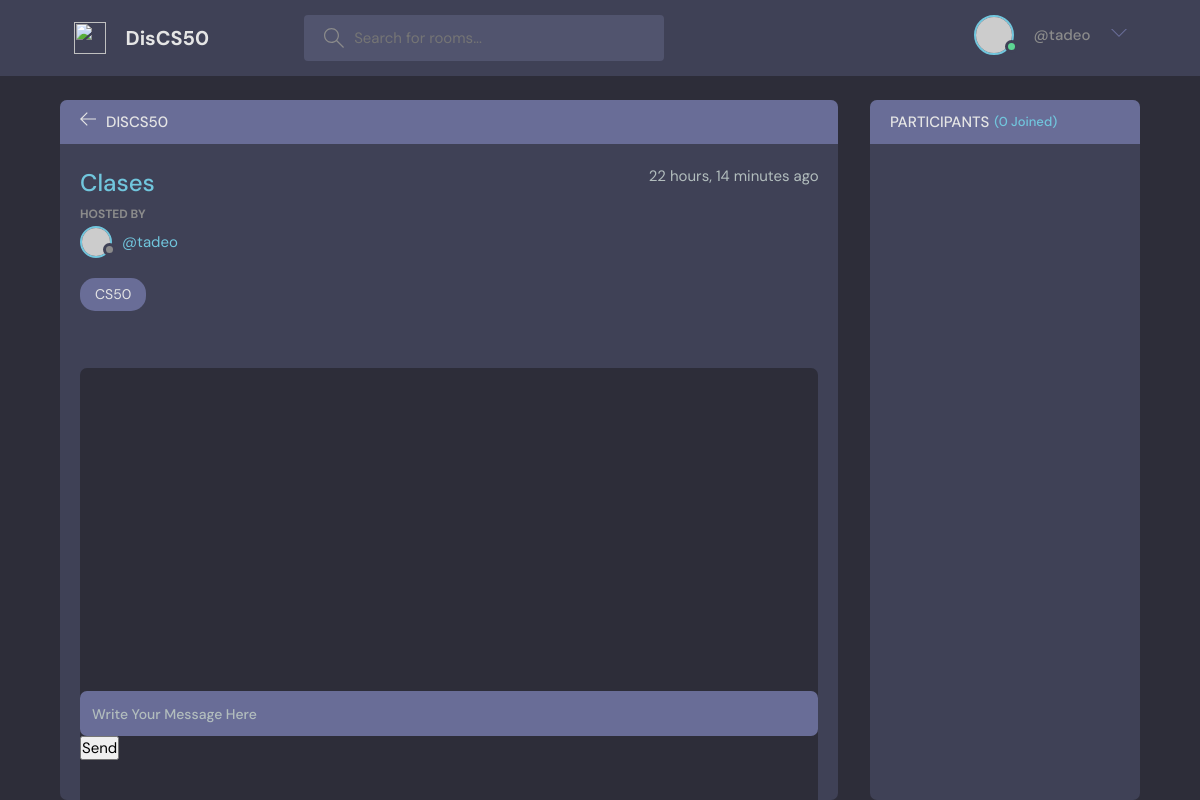
Page /room/12 (signed in) on the committed database.
### baseApp/models.py (models this page shows, shortened)
class Room(models.Model):
    host = models.ForeignKey(User, on_delete=models.SET_NULL, null=True)
    topic = models.ForeignKey(Topic, on_delete=models.SET_NULL, null=True)
    participants = models.ManyToManyField(User, related_name='participants', blank=True)
    room_name = models.CharField(max_length=200)
    room_description = models.TextField(null=True, blank=True)
    updated_time = models.DateTimeField(auto_now=True)
    created_time = models.DateTimeField(auto_now_add=True)
    class Meta:
        ordering = ['-updated_time', '-created_time']

class Topic(models.Model):
    topic_name = models.CharField(max_length=200)

### baseApp/views.py (the view)
# urls.py: path('room/<str:pk>', views.room, name='Room_Path'),
def room(request, pk):
    loggedIn_user = request.user
    room = Room.objects.get(id = pk)
    room_messages = room.message_set.all()
    participants = room.participants.all()
    if request.method == 'POST':
        msg = Message(user=loggedIn_user, room = room, message_body= request.POST.get('messageBody'))
        msg.save()
        room.participants.add(request.user)
        return redirect('Room_Path', pk = room.id)
    selectDict = { 'room' : room, 'room_messages':room_messages, 'participants':participants}
    return render(request, 'baseApp/room.html', selectDict)

### baseApp/templates/baseApp/room.html (shortened to what this page needs)
{% extends "baseApp/main.html" %}
{% block body %}
<main class="profile-page layout layout--2">
  <div class="container">
    <div class="room">
      <div class="room__top">
        <div class="room__topLeft">
          <a href="{% url 'Home_Path' %}">
            <svg xmlns="http://www.w3.org/2000/svg" width="32" height="32" viewBox="0 0 32 32">
              <title>arrow-left</title>
              <path d="M13.723 2.286l-13.723 13.714 13.719 13.714 1.616-1.611-10.96-10.96h27.625v-2.286h-27.625l10.965-10.965-1.616-1.607z"></path>
            </svg>
          </a>
          <h3>DisCS50</h3>
        </div>
      </div>
      <div class="room__box scroll">
        <div class="room__header scroll">
          <div class="room__info">
            <h3>{{ room.room_name }}</h3>
            <span>{{ room.created_time|timesince }} ago</span>
          </div>
          <div class="room__hosted">
            <p>Hosted By</p>
            <a href="{% url 'User_Profile_Path' room.host.id %}" class="room__author">
              <div class="avatar avatar--small">
                <img src="https://randomuser.me/api/portraits/men/37.jpg" />
              </div>
              <span>@{{ room.host.username }}</span>
            </a>
          </div>
          <span class="room__topics">{{ room.topic.topic_name }}</span>
        </div>
        <div class="room__conversation">
          <div class="threads scroll" id="chat-messages">
          </div>
        </div>
      </div>
      {% if request.user.is_authenticated %}
      <div class="room__message">
        <form id="chat-form">
          <input id="chat-message-input" type="text" name="messageBody" placeholder="Write Your Message Here" />
          <button type="submit">Send</button>
        </form>
      </div>
      {% endif %}
    </div>
    <div class="participants">
      <h3 class="participants__top">
        Participants <span id="participant-count">(0 Joined)</span>
      </h3>
      <div class="participants__list scroll" id="participants-list">
      </div>
    </div>
  </div>
</main>
{% endblock %}

### baseApp/templates/baseApp/navbar.html (shortened to what this page needs)
{% load static %}
<header class="header header--loggedIn">
  <div class="container">
    <a href="{% url 'Home_Path' %}" class="header__logo">
      <img src="{% static 'baseApp/Images/cs50-black.png' %}" />
      <h1>DisCS50</h1>
    </a>
    <form method="get" action="{% url 'Home_Path' %}" class="header__search">
      <label>
        <input type="text" name="q" placeholder="Search for rooms..." />
      </label>
    </form>
    <nav class="header__menu">
      {% if user.is_authenticated %}
      <div class="header__user">
        <a href="{% url 'User_Profile_Path' user.id %}">
          <div class="avatar avatar--medium active">
            <img src="https://randomuser.me/api/portraits/men/37.jpg" />
          </div>
          <p> {{user.first_name}} {{user.last_name}} <span><a href="{% url 'User_Profile_Path' user.id  %}"> @{{user.username}} </a></span></p>
        </a>
        <button class="dropdown-button">
          <svg
            version="1.1"
            xmlns="http://www.w3.org/2000/svg"
            width="32"
            height="32"
            viewBox="0 0 32 32"
          >
            <title>chevron-down</title>
            <path d="M16 21l-13-13h-3l16 16 16-16h-3l-13 13z"></path>
          </svg>
        </button>
      </div>
      {% else %}
      <a href="{% url 'signIn_Path' %}"> <img src="{% static 'baseApp/Images/avatar.svg' %}" /> <p>Login</p> </a>
      {% endif %}
    </nav>
  </div>
</header>

### rows in the picture
Room: room_name "Clases", created_time "22 hours, 14 minutes", host.username "tadeo", topic.topic_name "CS50"

### other values in the picture
{{ user.username }} "tadeo"
